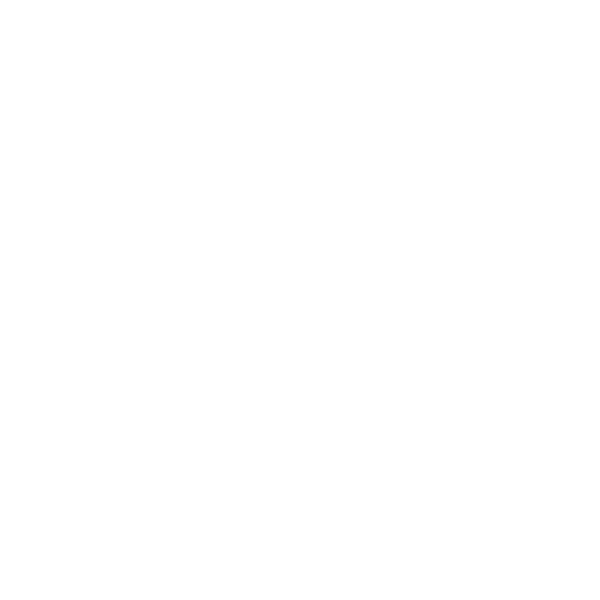
Frame 1 (no input)
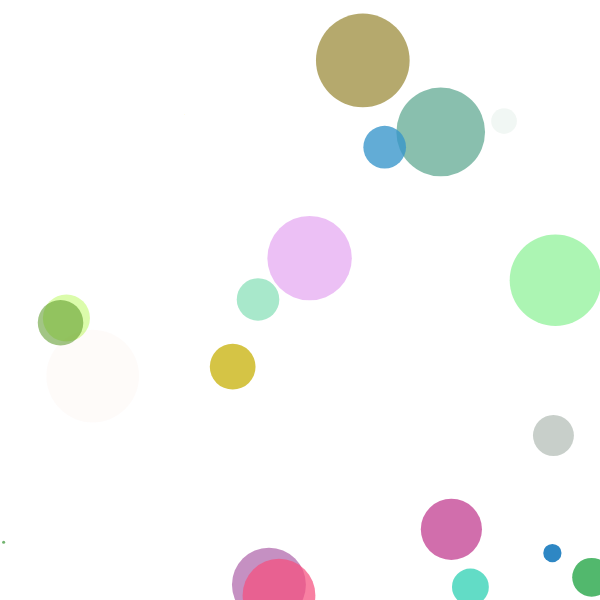
Frame 60 (no input)
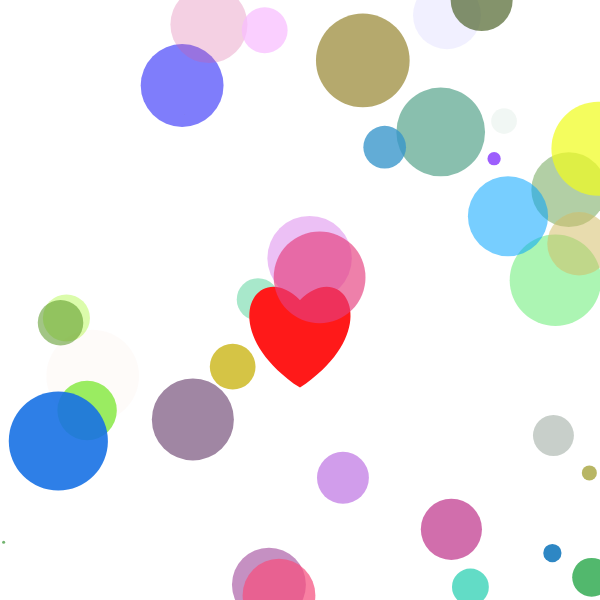
Frame 120 (the mouse pressed at the canvas centre since frame 60)

The p5.js sketch that drew these frames (run headless with seeded random() and noise() and a simulated clock; from frame 60 on, the mouse is pressed at the canvas centre):

// p5.js sketch
// ── sketch.js
timer=20;

let isLoopActive=true;
let width= 600
let height=600

function centerCanvas() {
    var x = ((windowWidth - width) / 2)+100;
    var y = ((windowHeight - height) / 2)+50;
    cnv.position(x, y);
  }
  

function setup() {
    cnv= createCanvas(width, height);
    background('white');
    centerCanvas();
}


function draw(){
    
    noStroke();
    fill(random(255), random(255), random(255), random(255));
    ellipse(random(windowWidth), random(windowHeight), random(100));
    timePassed();
}

function timePassed(){
    print(timer);
    if (frameCount % 60 == 0 && timer > 0) { // if the frameCount is divisible by 60, then a second has passed. it will stop at 0
        timer --;
      }

      else if (timer== 15) {
        textSize(30);
        fill('black');
        let text1= text("Have you tried clicking?", 60, 80);
        text1;
      }


      else if (timer == 11) {
        textSize(30);
        fill('black');
        let text2= text("What about dragging?", width/2, height*0.7);
        text2;
      }

    }
  
 function heart(x,y,size) {
    beginShape();
    vertex(x, y);
    bezierVertex(x - size / 2, y - size / 2, x - size, y + size / 3, x, y +     size);
    bezierVertex(x + size, y + size / 3, x + size / 2, y - size / 2, x, y);
    endShape(CLOSE);
  }

function mouseDragged() {
  fill('black');
  ellipse(mouseX, mouseY, 20, 20);
  // prevent default
  return false;
}

function mousePressed() {
    fill(255,25,25);
    heart(mouseX, mouseY, random(100));
  }

  function keyPressed() {
  if(keyCode==84){
    clear();
    background('white');
    timer=1000000000000000000000000000;
  }
    
    if(keyCode==32){
    if(isLoopActive===true){
      noLoop();
      isLoopActive=false;
    }
    else{
      loop();
      isLoopActive=true;
    }
  }  

}

    
  


// ── styles.css
body {
    margin: 0;
    background-color:#5ed66e;
}

h1 {
    font-family: 'Londrina Shadow';
    font-size: 4vw;
    visibility: visible;
    color: white;
    justify-content: center;
    font-weight: bold;
    -webkit-text-stroke: 1px black;
    
  }

  #instructions{
    margin-left: 10%;
    margin-top: 10%;
    font-family: 'Lobster Two';;
    font-size: 2vw;
    visibility: visible;
    color: white;
    justify-content: left;
    
  }

  #instructions2{
    margin-left: 10%;
    margin-top: 10%;
    font-family: 'Lobster Two';;
    font-size: 2vw;
    visibility: visible;
    color: white;
    justify-content: left;
    font-weight: bold;

  }
